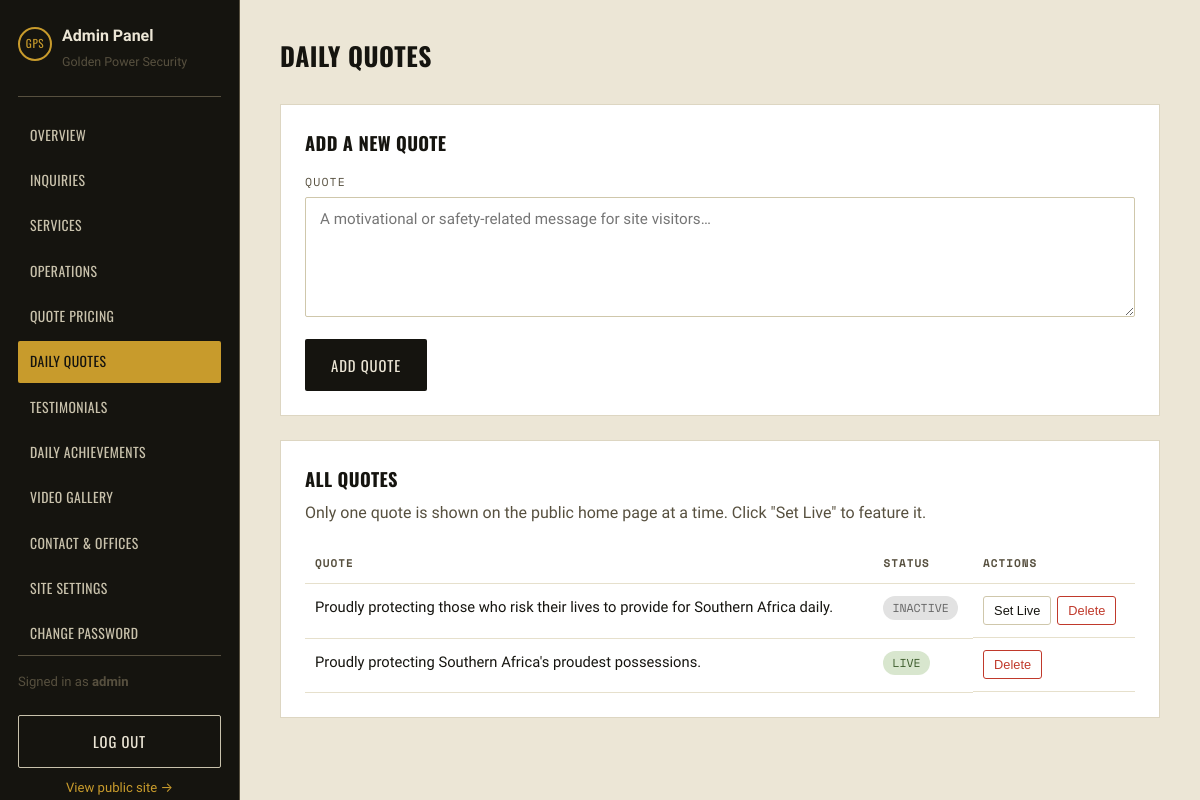
Page /admin/quotes.php (signed in) on the committed database.
### tables this page shows
CREATE TABLE IF NOT EXISTS quotes (
    id INT AUTO_INCREMENT PRIMARY KEY,
    quote_text VARCHAR(500) NOT NULL,
    is_active TINYINT(1) DEFAULT 0,       
    created_at DATETIME DEFAULT CURRENT_TIMESTAMP
);

### includes/db.php (called while the page is built, shortened)
<?php
function get_db(): PDO
{
    static $pdo = null;
    if ($pdo === null) {
        $dsn = 'mysql:host=' . DB_HOST . ';port=' . DB_PORT . ';dbname=' . DB_NAME . ';charset=' . DB_CHARSET;
        try {
            $pdo = new PDO($dsn, DB_USER, DB_PASS, [
                PDO::ATTR_ERRMODE            => PDO::ERRMODE_EXCEPTION,
                PDO::ATTR_DEFAULT_FETCH_MODE => PDO::FETCH_ASSOC,
                PDO::ATTR_EMULATE_PREPARES   => false,
            ]);
        } catch (PDOException $e) {
            http_response_code(500);
            if (APP_DEBUG) {
                die('Database connection failed: ' . htmlspecialchars($e->getMessage()));
            }
            die('The site is temporarily unavailable. Please try again shortly.');
        }
    }
    return $pdo;
}

### includes/functions.php (called while the page is built, shortened)
<?php
require_once __DIR__ . '/db.php';
function e(?string $value): string
{
    return htmlspecialchars($value ?? '', ENT_QUOTES, 'UTF-8');
}
function get_all_quotes(): array
{
    return get_db()->query('SELECT * FROM quotes ORDER BY id DESC')->fetchAll();
}

### admin/quotes.php (the view, shortened to what this page needs)
<?php
require_once __DIR__ . '/includes/header.php';
$quotes = get_all_quotes();
?>
<div class="admin-topbar"><h1>Daily Quotes</h1></div>
<div class="admin-panel">
  <h2>Add a New Quote</h2>
  <form method="post" class="form-grid">
    <div>
      <label for="quote_text">Quote</label>
      <textarea id="quote_text" name="quote_text" required placeholder="A motivational or safety-related message for site visitors…"></textarea>
    </div>
    <div><button type="submit" class="btn btn-dark">Add Quote</button></div>
  </form>
</div>
<div class="admin-panel">
  <h2>All Quotes</h2>
  <p class="muted" style="margin-top:-8px">Only one quote is shown on the public home page at a time. Click "Set Live" to feature it.</p>
  <div class="table-wrap">
    <table class="admin-table">
      <thead><tr><th>Quote</th><th>Status</th><th>Actions</th></tr></thead>
      <tbody>
        <?php foreach ($quotes as $q): ?>
          <tr>
            <td><?= e($q['quote_text']) ?></td>
            <td><span class="badge <?= $q['is_active'] ? 'badge-live' : 'badge-off' ?>"><?= $q['is_active'] ? 'Live' : 'Inactive' ?></span></td>
            <td class="row-actions">
              <?php if (!$q['is_active']): ?>
                <form method="post" style="display:inline">
                  <button type="submit" class="icon-btn">Set Live</button>
                </form>
              <?php endif; ?>
              <form method="post" style="display:inline" data-confirm="Delete this quote?">
                <button type="submit" class="icon-btn danger">Delete</button>
              </form>
            </td>
          </tr>
        <?php endforeach; ?>
      </tbody>
    </table>
  </div>
</div>
<?php require_once __DIR__ . '/includes/footer.php'; ?>

### assets/css/style.css (style rules this page uses)
:root { --onyx: #15140F; --onyx-2: #1E1C15; --slate: #262319; --bone: #ECE6D6; --bone-dim: #C9C2AC; --gold: #C89B2C; --gold-bright: #E3B94A; --route-red: #9A4030; --steel: #57503F; --ok-green: #5C7A4E; --font-display: 'Oswald', 'Arial Narrow', sans-serif; --font-body: 'Work Sans', -apple-system, Segoe UI, sans-serif; --font-mono: 'Space Mono', 'Courier New', monospace; --radius: 2px; --container: 1160px; --shadow-lg: 0 24px 60px -20px rgba(0,0,0,.55); }
* { box-sizing: border-box; }
html { scroll-behavior: smooth; }
body { margin:0; font-family: var(--font-body); background: var(--bone); color: var(--onyx); line-height:1.55; -webkit-font-smoothing: antialiased; }
h1,h2,h3,h4 { font-family: var(--font-display); text-transform: uppercase; letter-spacing:.02em; margin:0 0 .5em; }
p { margin:0 0 1em; }
.muted { color: var(--steel); }
.btn { display:inline-flex; align-items:center; justify-content:center; gap:.5em; font-family: var(--font-display); text-transform:uppercase; letter-spacing:.06em; font-size: .92rem; padding: .95em 1.7em; border-radius: var(--radius); border: 1px solid transparent; cursor:pointer; transition: transform .18s ease, background .18s ease, color .18s ease; }
.btn-dark { background: var(--onyx); color: var(--bone); }
.form-grid { display:grid; gap: 14px; }
label { display:block; font-family: var(--font-mono); font-size: .72rem; letter-spacing:.1em; text-transform:uppercase; color: var(--gold); margin-bottom:6px; }
input, select, textarea { width:100%; background: var(--onyx-2); border: 1px solid var(--steel); color: var(--bone); padding: 12px 14px; font-family: var(--font-body); font-size: .95rem; border-radius: var(--radius); }
textarea { min-height: 120px; resize: vertical; }

### assets/css/admin.css (style rules this page uses)
body.admin-body, body.admin-login-body { background: var(--onyx-2); }
.admin-topbar { display:flex; align-items:center; justify-content:space-between; margin-bottom: 28px; flex-wrap:wrap; gap:14px; }
.admin-topbar h1 { font-size:1.6rem; margin:0; }
.admin-panel { background:#fff; border:1px solid #ddd6c2; padding: 24px; margin-bottom: 24px; }
.admin-panel h2 { font-size:1.15rem; margin-bottom:16px; }
.admin-panel label { color: var(--steel); }
.admin-panel input, .admin-panel select, .admin-panel textarea { background:#fff; color: var(--onyx); border:1px solid #cfc7ab; }
.admin-table { width:100%; border-collapse:collapse; font-size:.92rem; }
.admin-table th, .admin-table td { text-align:left; padding: 12px 10px; border-bottom:1px solid #e6e0cc; vertical-align:top; }
.admin-table th { font-family: var(--font-mono); font-size:.7rem; letter-spacing:.08em; text-transform:uppercase; color: var(--steel); }
.table-wrap { overflow-x:auto; }
.badge { display:inline-block; padding:3px 9px; font-size:.72rem; font-family:var(--font-mono); text-transform:uppercase; border-radius:999px; }
.badge-live { background:#d8e6ce; color:#3d5c2c; }
.badge-off { background:#e2e2e2; color:#666; }
.icon-btn { background:none; border:1px solid #cfc7ab; padding:6px 10px; font-size:.8rem; cursor:pointer; border-radius:3px; color:var(--onyx); }
.icon-btn.danger { border-color:#c0392b; color:#c0392b; }
.row-actions { display:flex; gap:6px; flex-wrap:wrap; }

### rows in the picture
quotes: quote_text "Proudly protecting those who risk their lives to provide for Southern Africa daily.", is_active "INACTIVE"
quotes: quote_text "Proudly protecting Southern Africa's proudest possessions.", is_active "LIVE"

### other values in the picture
$_SESSION['admin_username'] "admin"
